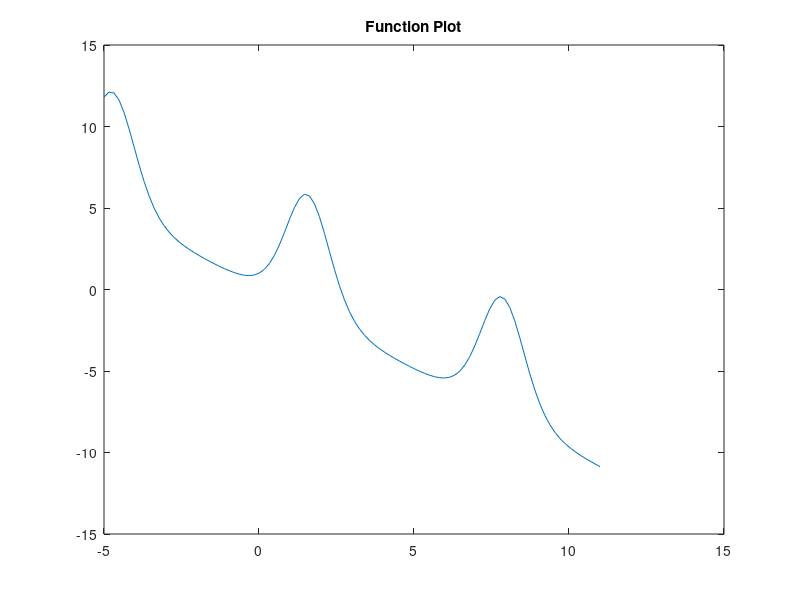

Write MATLAB code to recreate this figure. (Note: this script raises an error after producing the figure.)
%%%%%%%%%%%%%%%%%%%%%%%%%%%%%%%%%%%%%%%%%%%%%%%%%%%%%%%%%%%%%%%%%%
%                                h2p2.m                       %
% Draw the curve exp(2*sin(x))-x over I = [-5,11], and apply the %
% matlab function fminbnd to it.                                 %
% %%%%%%%%%%%%%%%%%%%%%%%%%%%%%%%%%%%%%%%%%%%%%%%%%%%%%%%%%%%%%%%%

% Get the interval.
x = linspace(-5,11);
% Open first figure.
figure(1);
% Draw on it.
plot(x, exp(2*sin(x))-x);
title('Function Plot');
hold on;
% Use fminbnd.
z = fminbnd('h2p1ret',-5,11);
disp(z);
% Add this point to figure 1 to see if it's a local minimum.
plot(z, exp(2*sin(z))-z,'r*');